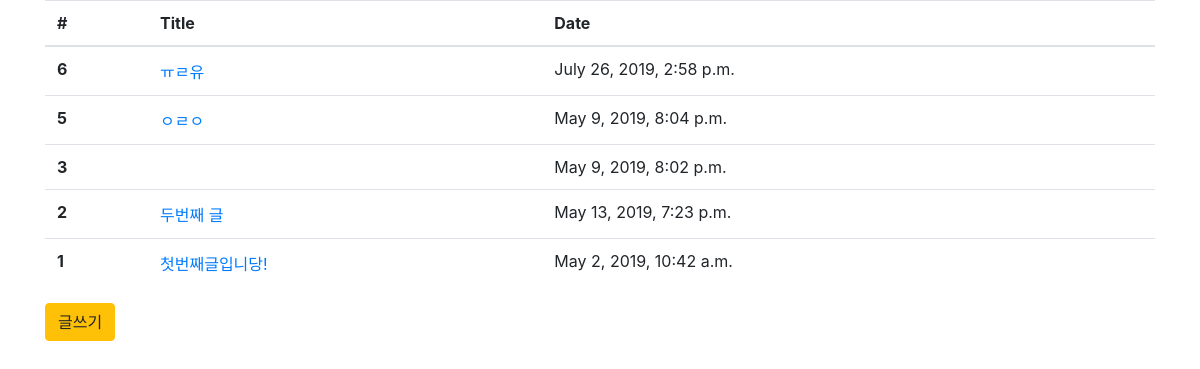
The page / on the database its author committed.
### blog/models.py (models this page shows, shortened)
class Blog(models.Model): # Blog라는 이름의 객체를 만들겠다
    title = models.CharField(max_length=200) # title이라는 이름으로 최대 200글자의 데이터를 갖겠다
    pub_date = models.DateTimeField('date published') # pub_date라는 이름으로 시간 날짜 데이터를 받겠다
    body = models.TextField() # body라는 줄글 데이터가 포함됩니다.

### blog/views.py (the view)
# urls.py: 2. Add a URL to urlpatterns:  path('', views.home, name='home')
def home(request):
    blogs = Blog.objects.all().order_by('-id')  #Blog 객체를 다 가져오겠다
    return render(request,'blog/home.html',{'blogs':blogs})

### blog/templates/blog/home.html
{% extends 'base.html' %}
{% block content %}
    <table class="table">
        <thead>
            <tr>
            <th scope="col">#</th>
            <th scope="col">Title</th>
            <th scope="col">Date</th>
            </tr>
        </thead>
        <tbody>
            {% for blog in blogs.all %}
            <tr>
            <th scope="row">{{blog.id}}</th>
            <td><a href="{% url 'detail' blog.id %}">{{blog.title}}</a></td>
            <td>{{blog.pub_date}}</td>
            </tr>
            {% endfor %}
        </tbody>
    </table>
    <a href="{%url 'new' %}"> <button type="button" class="btn btn-warning">글쓰기</button> </a>
{% endblock %}

### blogProject/templates/base.html (shortened to what this page needs)
        <link rel="stylesheet" href="https://stackpath.bootstrapcdn.com/bootstrap/4.3.1/css/bootstrap.min.css">
<body>
    <div class = "container">
    {% block content %}
    {% endblock %}
    </div>
</body>

### rows shown on the page
Blog: id "6", title "ㅠㄹ유", pub_date "July 26, 2019, 2:58 p.m."
Blog: id "5", title "ㅇㄹㅇ", pub_date "May 9, 2019, 8:04 p.m."
Blog: id "3", pub_date "May 9, 2019, 8:02 p.m."
Blog: id "2", title "두번째 글", pub_date "May 13, 2019, 7:23 p.m."
Blog: id "1", title "첫번째글입니당!", pub_date "May 2, 2019, 10:42 a.m."
